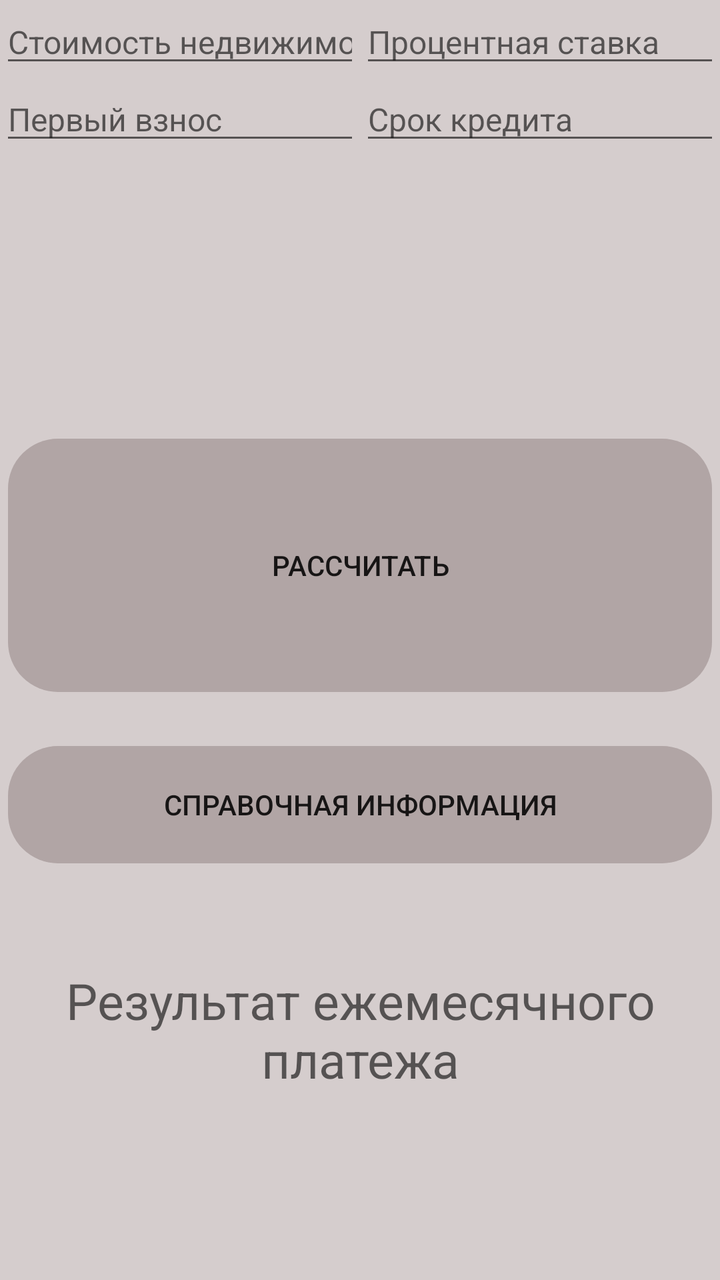
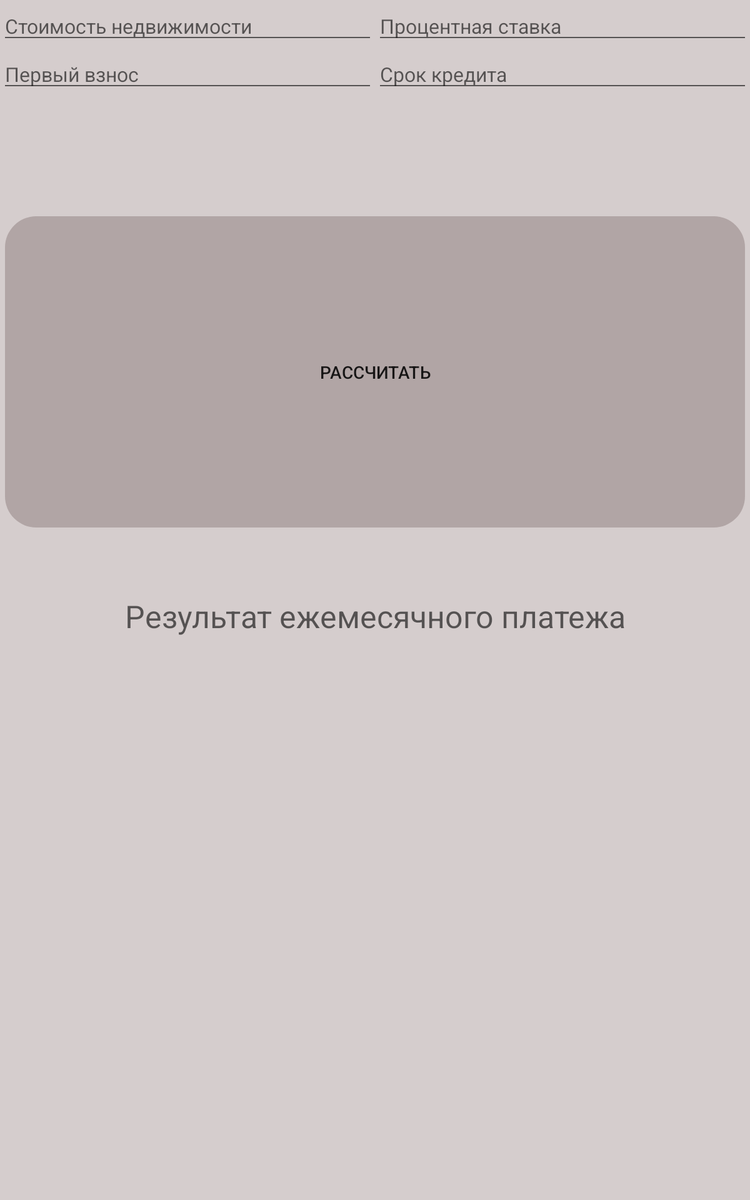

One screen, two layout resources from the same app: the default and the repository's alternative for another configuration. Each is rendered where Android would select it; the XML of both is given below.
<!-- AndroidManifest.xml: activity theme MyStyle -->
<!-- res/layout/activity_main.xml -->
<?xml version="1.0" encoding="utf-8"?>
<LinearLayout xmlns:android="http://schemas.android.com/apk/res/android"
    xmlns:app="http://schemas.android.com/apk/res-auto"
    xmlns:tools="http://schemas.android.com/tools"
    android:layout_width="match_parent"
    android:layout_height="match_parent"
    android:layout_weight="0"
    android:background="#D5CDCD"
    tools:context=".MainActivity">

    <LinearLayout
        android:layout_width="match_parent"
        android:layout_height="match_parent"
        android:orientation="vertical"
        tools:layout_editor_absoluteX="0dp"
        tools:layout_editor_absoluteY="144dp">

        <TableLayout
            android:layout_width="match_parent"
            android:layout_height="wrap_content"
            android:layout_weight="3"
            android:background="#D5CDCD">

            <TableRow
                android:layout_width="match_parent"
                android:layout_height="match_parent">

                <EditText
                    android:id="@+id/Text_Price"
                    style="@style/String"
                    android:layout_width="match_parent"
                    android:layout_height="match_parent"
                    android:layout_weight="1"
                    android:baselineAligned="true"
                    android:ems="10"
                    android:hint="@string/price"
                    android:inputType="phone" />

                <EditText
                    android:id="@+id/Text_Interest_rate"
                    style="@style/String"
                    android:layout_width="wrap_content"
                    android:layout_height="wrap_content"
                    android:layout_weight="1"
                    android:ems="10"
                    android:hint="@string/Interest_rate"
                    android:inputType="phone" />
            </TableRow>

            <TableRow
                android:layout_width="match_parent"
                android:layout_height="match_parent">

                <EditText
                    android:id="@+id/Text_First_contribution"
                    style="@style/String"
                    android:layout_width="match_parent"
                    android:layout_height="match_parent"
                    android:layout_weight="1"
                    android:baselineAligned="true"
                    android:ems="10"
                    android:hint="@string/First_contribution"
                    android:inputType="phone" />

                <EditText
                    android:id="@+id/Text_Credit_term"
                    style="@style/String"
                    android:layout_width="match_parent"
                    android:layout_height="match_parent"
                    android:layout_weight="1"
                    android:baselineAligned="true"
                    android:ems="10"
                    android:hint="@string/Credit_term"

                    android:inputType="phone" />

            </TableRow>


        </TableLayout>

        <Button
            android:id="@+id/button"
            android:layout_width="match_parent"
            android:layout_height="wrap_content"
            android:layout_weight="2"
            android:background="@drawable/my_button"
            android:gravity="center"
            android:layout_marginBottom="15sp"

            android:text="Рассчитать" />

        <Button
            android:id="@+id/activity2"
            android:layout_width="match_parent"
            android:layout_height="wrap_content"
            android:layout_weight="0.5"
            android:text="Справочная информация"
            android:background="@drawable/my_button" />

        <TextView
            android:id="@+id/result"
            android:layout_width="match_parent"
            android:layout_height="wrap_content"
            android:layout_weight="2"
            android:ems="10"
            android:gravity="center"
            android:hint="Результат ежемесячного платежа"
            android:inputType=""
            android:textColor="@color/purple_200"
            android:textSize="25dp"
            android:typeface="sans" />

        <ProgressBar
            android:id="@+id/progressBar"
            style="?android:attr/accessibilityEventTypes"
            android:layout_width="wrap_content"
            android:layout_height="wrap_content"
            android:layout_gravity="center"
            android:background="#D5CDCD"
            android:progressTint="#8BC34A"
            android:visibility="invisible" />

    </LinearLayout>

</LinearLayout>
<!-- resources referenced by this layout -->
<resources>
  <color name="purple_200">#FFBB86FC</color>
  <!-- drawable my_button (drawable) -->
  <?xml version="1.0" encoding="utf-8"?>
  <inset xmlns:android="http://schemas.android.com/apk/res/android"
  android:insetBottom="6dp"
  android:insetLeft="4dp"
  android:insetRight="4dp"
  android:insetTop="6dp">
  <ripple android:color="@color/purple_200">
      <item>
          <shape android:shape="rectangle"  android:tint="#B1A5A5">
              <corners android:radius="3dp"/>
              <padding android:bottom="0dp"/>
              <corners android:radius="25sp"
                  />
          </shape>
      </item>
  </ripple>
  </inset>
  <string name="Credit_term">Срок кредита</string>
  <string name="First_contribution">Первый взнос</string>
  <string name="Interest_rate">Процентная ставка</string>
  <string name="price">Стоимость недвижимости</string>
  <style name="String">
          <item name="android:textSize">16dp</item>
          <item name="android:textColor">#000000</item>
          <item name="android:typeface">sans</item>
      </style>
  <style name="MyStyle" parent="Theme.AppCompat.DayNight.DarkActionBar">
          <item name="color">@color/myColor</item>
  
      </style>
  <color name="myColor">#B1A5A5</color>
</resources>
<!-- res/layout-large/activity_main.xml (the repository's variant of the layout above) -->
<!-- drawn on a 7-inch tablet held upright -->
<?xml version="1.0" encoding="utf-8"?>
<androidx.constraintlayout.widget.ConstraintLayout xmlns:android="http://schemas.android.com/apk/res/android"
    xmlns:app="http://schemas.android.com/apk/res-auto"
    xmlns:tools="http://schemas.android.com/tools"
    android:layout_width="match_parent"
    android:layout_height="match_parent"
    android:layout_weight="0"
    android:background="#D5CDCD"
    tools:context=".MainActivity">

    <LinearLayout
        android:layout_width="match_parent"
        android:layout_height="match_parent"
        android:orientation="vertical"
        tools:layout_editor_absoluteX="0dp"
        tools:layout_editor_absoluteY="144dp">

        <TableLayout
            android:layout_width="match_parent"
            android:layout_height="643dp"
            android:background="#D5CDCD"
            android:layout_weight="0.5">

            <TableRow
                android:layout_width="match_parent"
                android:layout_height="match_parent">

                <EditText
                    android:id="@+id/Text_Price"
                    style="@style/String"
                    android:layout_width="match_parent"
                    android:layout_height="match_parent"
                    android:layout_weight="1"
                    android:baselineAligned="true"
                    android:ems="10"
                    android:hint="@string/price"
                    android:inputType="phone" />

                <EditText
                    android:id="@+id/Text_Interest_rate"
                    style="@style/String"
                    android:layout_width="wrap_content"
                    android:layout_height="wrap_content"
                    android:layout_weight="1"
                    android:ems="10"
                    android:hint="@string/Interest_rate"
                    android:inputType="phone" />
            </TableRow>

            <TableRow
                android:layout_width="match_parent"
                android:layout_height="match_parent">

                <EditText
                    android:id="@+id/Text_First_contribution"
                    style="@style/String"
                    android:layout_width="match_parent"
                    android:layout_height="match_parent"
                    android:layout_weight="1"
                    android:baselineAligned="true"
                    android:ems="10"
                    android:hint="@string/First_contribution"
                    android:inputType="phone" />

                <EditText
                    android:id="@+id/Text_Credit_term"
                    style="@style/String"
                    android:layout_width="match_parent"
                    android:layout_height="match_parent"
                    android:layout_weight="1"
                    android:baselineAligned="true"
                    android:ems="10"
                    android:hint="@string/Credit_term"

                    android:inputType="phone" />

            </TableRow>


        </TableLayout>

        <Button
            android:id="@+id/button"
            android:layout_width="match_parent"
            android:layout_height="737dp"
            android:layout_weight="0.5"
            android:background="@drawable/my_button"
            android:baselineAligned="false"
            android:gravity="center"

            android:text="Рассчитать" />

        <ProgressBar
            android:id="@+id/progressBar"
            style="?android:attr/accessibilityEventTypes"
            android:layout_width="wrap_content"
            android:layout_gravity="center"
            android:layout_height="wrap_content"
            android:background="#D5CDCD"
            android:progressTint="#8BC34A"
            android:visibility="invisible"/>

        <LinearLayout
            android:layout_width="match_parent"
            android:layout_height="match_parent"
            android:background="#D5CDCD"
            android:layout_weight="0.5"
            android:orientation="vertical">

            <TextView
                android:id="@+id/result"
                android:layout_width="match_parent"
                android:layout_height="wrap_content"
                android:ems="10"
                android:inputType=""
                android:gravity="center"
                android:textSize="25dp"
                android:typeface = "sans"
                android:textColor="@color/purple_200"
                android:hint="Результат ежемесячного платежа" />

        </LinearLayout>

    </LinearLayout>

</androidx.constraintlayout.widget.ConstraintLayout>
